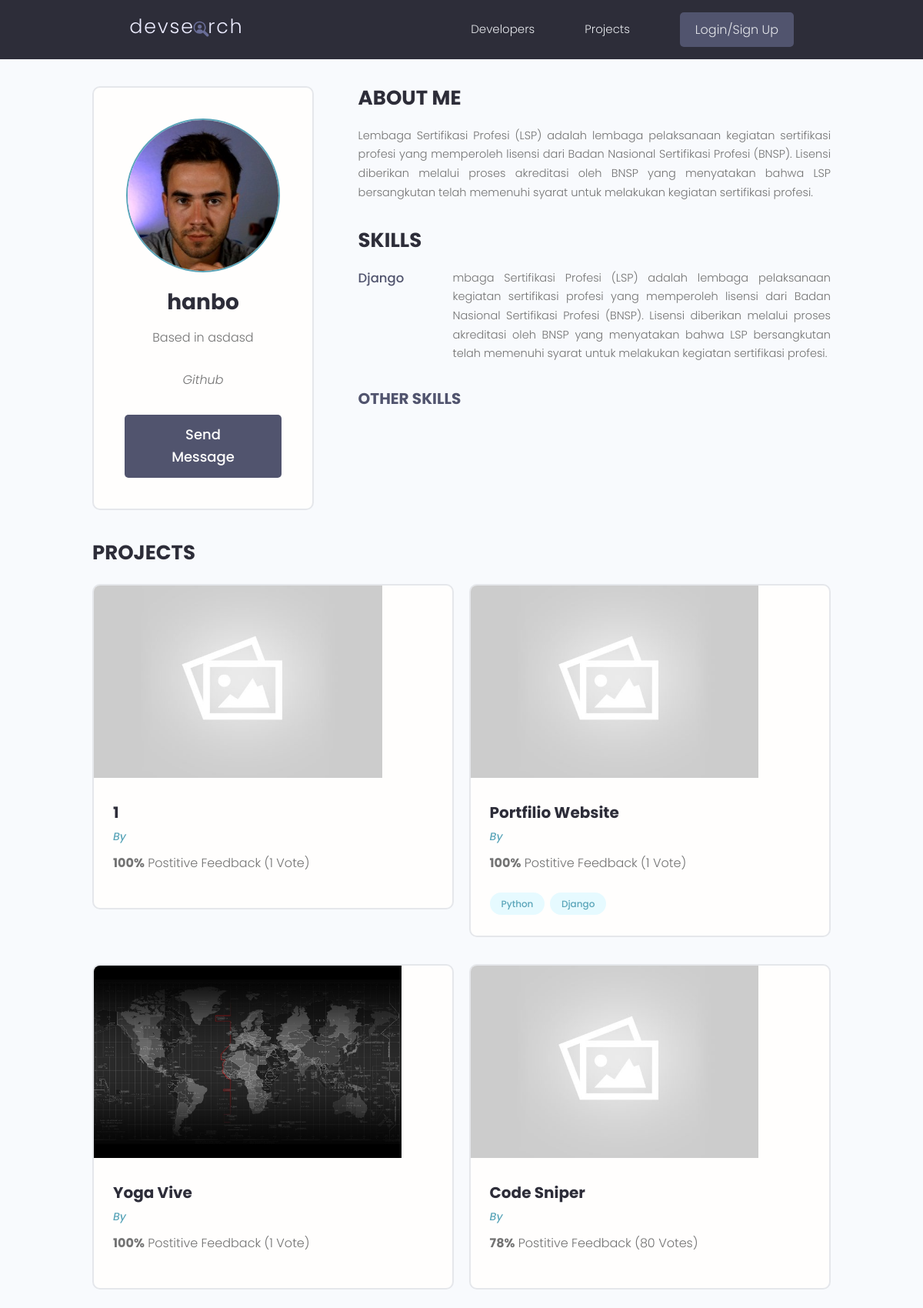
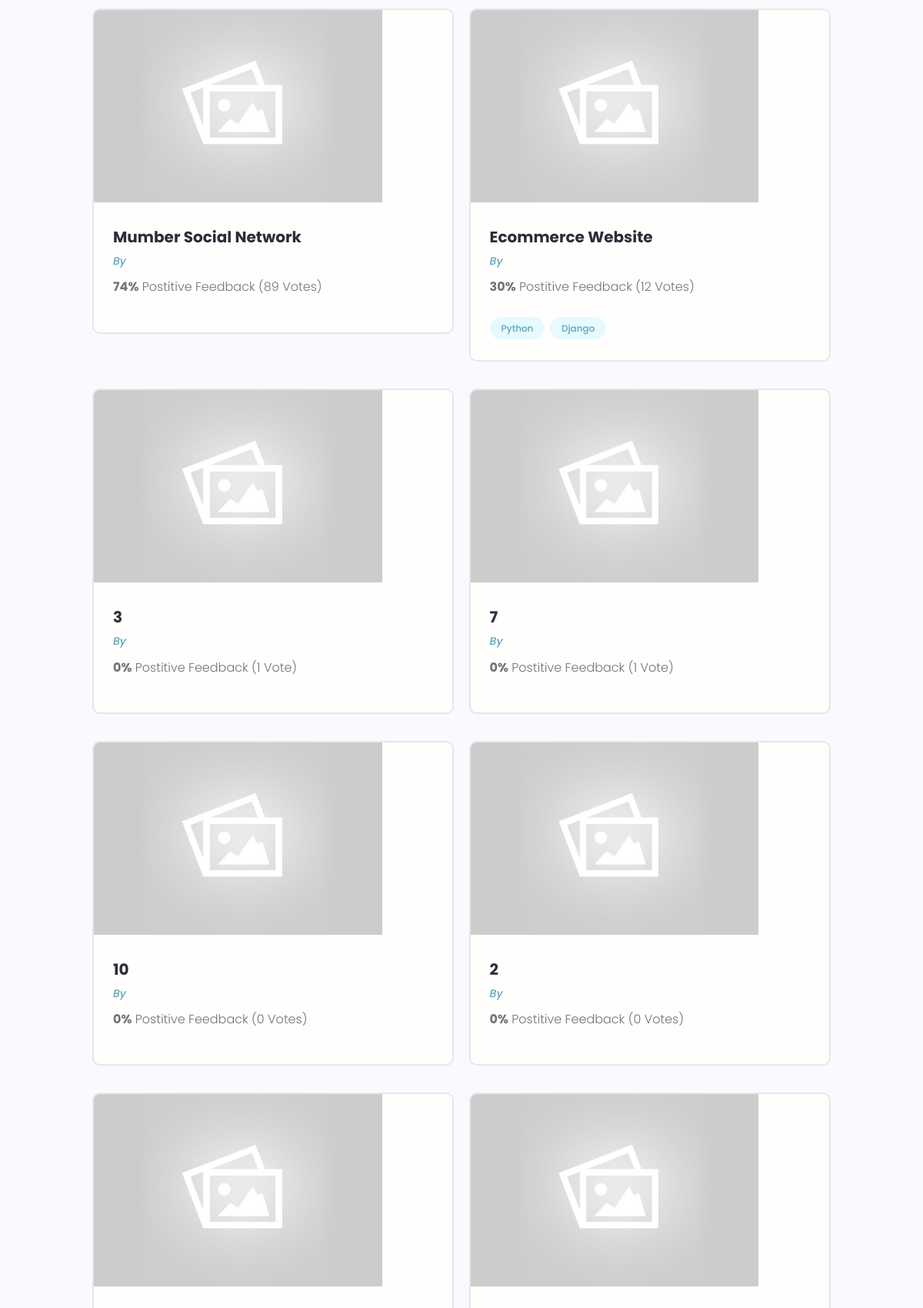
/profile/ac2af89c-a5a8-49ba-8c64-dc848fcd85de (upper part), run on the app's committed database (2 pictures, top to bottom).
### users/models.py (models this page shows, shortened)
class Profile(models.Model):
    id = models.UUIDField(primary_key=True, editable=False,
                          unique=True, default=uuid.uuid4)
    user = models.OneToOneField(User, on_delete=models.CASCADE, null=True, blank=True)
    username = models.CharField(max_length=200, null=True, blank=True)
    name = models.CharField(max_length=200, blank=True, null=True)
    email = models.CharField(max_length=500, null=True, blank=True)
    location = models.CharField(max_length=500, null=True, blank=True)
    short_intro = models.CharField(max_length=200, null=True, blank=True)
    bio = models.TextField(null=True, blank=True)
    profile_image = models.ImageField(null=True, blank=True,
                                      default='profiles/user-default.png', upload_to='profiles/')
    social_github = models.CharField(max_length=200, null=True, blank=True)
    social_twitter = models.CharField(max_length=200, null=True, blank=True)
    social_linkedin = models.CharField(max_length=200, null=True, blank=True)
    social_youtube = models.CharField(max_length=200, null=True, blank=True)
    social_website = models.CharField(max_length=200, null=True, blank=True)
    created = models.DateTimeField(auto_now_add=True)
    class Meta:
        ordering = ['created']

class Skill(models.Model):
    id = models.UUIDField(primary_key=True, editable=False,
                          unique=True, default=uuid.uuid4)
    owner = models.ForeignKey(Profile, on_delete=models.CASCADE, null=True, blank=True)
    name = models.CharField(max_length=200, null=True, blank=True)
    description = models.TextField(null=True, blank=True)
    def __str__(self):
        return str(self.name)

### projects/models.py (models this page shows, shortened)
class Project(models.Model):
    owner = models.ForeignKey(Profile, null=True, blank=True, on_delete=models.CASCADE)
    title = models.CharField(max_length=200)
    description = models.TextField(null=True, blank=True)
    tags = models.ManyToManyField('Tag', blank=True)
    vote_total = models.IntegerField(default=0, null=True)
    vote_ratio = models.IntegerField(default=0, null=True)
    featured_image = models.ImageField(null=True, blank=True, default='default.jpg')
    demo_link = models.CharField(max_length=2000, null=True, blank=True)
    source_link = models.CharField(max_length=2000, null=True, blank=True)
    created = models.DateTimeField(auto_now_add=True)
    id = models.UUIDField(default=uuid.uuid4, unique=True,
                          primary_key=True, editable=True)
    class Meta:
        ordering = ['-vote_ratio', '-vote_total', 'title']

class Tag(models.Model):
    name = models.CharField(max_length=200)
    created = models.DateTimeField(auto_now_add=True),
    id = models.UUIDField(default=uuid.uuid4, unique=True, primary_key=True, editable=True)
    def __str__(self):
        return self.name

### users/views.py (the view)
# urls.py: path('profile/<str:pk>', views.user_profile, name='user-profile'),
def user_profile(request, pk):
    user_profile = Profile.objects.get(id=pk)
    top_skills = user_profile.skill_set.exclude(description__exact="")
    other_skills = user_profile.skill_set.filter(description="")
    context = {'user_profile': user_profile, 'top_skills': top_skills, 'other_skills': other_skills}
    return render(request, 'users/user-profile.html', context)

### users/templates/users/user-profile.html (shortened to what this page needs)
{% extends 'main.html' %}
{% block content %}
<main class="profile my-md">
    <div class="container">
      <div class="layout">
        <div class="column column--1of3">
          <div class="card text-center">
            <div class="card__body dev">
              <img class="avatar avatar--xl" src="{{ user_profile.profile_image.url }}" />
              <h2 class="dev__name">{{ user_profile.name }}</h2>
              <p class="dev__location">Based in {{user_profile.location}}</p>
              <ul class="dev__social">
                {% if user_profile.social_github %}
                <li>
                  <a title="Github" href="{{user_profile.social_github}}" target="_blank"><i class="im im-github">
                    <span>Github</span>
                  </i></a>
                </li>
                {% endif %}
              </ul>
              {% if request.user.profile.id != user_profile.id %}
              <a href="{% url 'create-message' user_profile.id %}" class="btn btn--sub btn--lg">Send Message</a>
              {% endif %}
            </div>
          </div>
        </div>
        <div class="column column--2of3">
          <div class="devInfo">
            <h3 class="devInfo__title">About Me</h3>
            <p class="devInfo__about">
              {{user_profile.bio}}
            </p>
          </div>
          <div class="devInfo">
            <h3 class="devInfo__title">Skills</h3>
            <div class="devInfo__skills">
              {% for top_skill in top_skills %}
              <div class="devSkill">
                <h4 class="devSkill__title">{{top_skill}}</h4>
                <p class="devSkill__info">
                  {{top_skill.description}}
                </p>
              </div>
              {% endfor %}
              </div>
              <h3 class="devInfo__subtitle">Other Skills</h3>
            </div>
          </div>
          <div class="devInfo">
            <h3 class="devInfo__title">Projects</h3>
            <div class="grid grid--two">
              {% for project in user_profile.project_set.all %}
              <div class="column">
                <div class="card project">
                  <a href="{% url 'project' project.id %}" class="project">
                    <img class="project__thumbnail" src="{{ project.featured_image.url }}" alt="project thumbnail" />
                    <div class="card__body">
                      <h3 class="project__title">{{project.title}}</h3>
                      <p><a class="project__author" href="{{ profile.profile_image.url }}">By {{user_profile.owner.name}}</a></p>
                      <p class="project--rating">
                        <span style="font-weight: bold;">{{project.vote_ratio}}%</span> Postitive
                        Feedback ({{project.vote_total}} Vote{{project.vote_total|pluralize:"s"}})
                      </p>
                      <div class="project__tags">
                        {% for tag in project.tags.all %}
                        <span class="tag tag--pill tag--main">
                          <small>{{tag}}</small>
                        </span>
                        {% endfor %}
                      </div>
                    </div>
                  </a>
                </div>
              </div>
            {% endfor %}
            </div>
          </div>
        </div>
      </div>
  </main>
{% endblock content %}

### static/styles/app.css (style rules this page uses)
:root { --color-sub: #2d2d39; }
.btn--sub { background-color: var(--color-sub-light); }
.card { border: 2px solid var(--color-light); }
img { width: 100%; }
.profile .card > .dev { padding: 4rem; }
.dev__name { color: var(--color-sub); font-size: 2.8rem; font-weight: 700; margin-top: 1rem; margin-bottom: 0.5rem; }
.dev__location { margin-top: 1rem; }
.dev__social { margin: 3rem 0; list-style: none; display: flex; justify-content: center; gap: 1.5rem; }
.devInfo { margin-bottom: 3rem; }
.devInfo__title, .devInfo__subtitle { font-size: 2.6rem; color: var(--color-sub); text-transform: uppercase; font-weight: 700; margin-bottom: 1.5rem; }
.devInfo__subtitle { font-size: 2rem; color: var(--color-sub-light); }
.devInfo__about, .devSkill__info { font-size: 1.45rem; line-height: 1.7; text-align: justify; }
.devSkill { margin-bottom: 3rem; }
.devSkill__title { font-size: 1.65rem; font-weight: 500; color: var(--color-sub-light); }
@media screen and (min-width: 700px) { .devSkill { display: flex; justify-content: space-between; gap: 3rem; } }
@media screen and (min-width: 700px) { .devSkill__info { flex-basis: 80%; } }
.project__author { font-size: 1.4rem; font-style: italic; }
.project--rating { margin-bottom: 1.6em; margin-top: .5em; }
.project__thumbnail { height: 25rem; object-fit: cover; object-position: top center; }
.project__title { font-size: 2rem; font-weight: 700; color: var(--color-sub); }

### static/uikit/styles/modules/_variables.css (style rules this page uses)
:root { --color-main: #5aa5b9; --color-main-light: #e6faff; --color-sub: #3f4156; --color-sub-light: #51546e; --color-sub-lighter: #ededfd; --color-text: #737373; --color-gray: #8b8b8b; --color-light: #e5e7eb; --color-light-gray: #767676; --color-bg: #f8fafd; --color-white: #fffefd; --color-white-light: #f3f3f3; --color-success: #359e64; --color-success-bg: #def8e8; --color-error: #fc4b0b; --color-error-bg: #fff2ee; --font-base: 'Poppins', arial, helvetica, 'Segoe UI', roboto, ubuntu, sans-serif; --font-monospace: 'Fira Code', 'Courier New', courier, monospace; --font-regular: 300; --font-medium: 500; --font-bold: 700; --generic-shadow: 1px 1px 5px #00000010; --generic-transition: all 0.3s ease-in-out; }

### static/uikit/styles/modules/_base.css (style rules this page uses)
* { margin: 0; padding: 0; box-sizing: border-box; text-rendering: optimizeLegibility; color: inherit; font-size: inherit; }
html { font-size: 50%; }
@media only screen and (min-width: 480px) { html { font-size: 56.25%; } }
@media only screen and (min-width: 1200px) { html { font-size: 62.5%; } }
body { line-height: 1.6; font-weight: 400; font-size: 1.5rem; color: var(--color-text); background-color: var(--color-bg); min-height: 100vh; }

### static/uikit/styles/modules/_typography.css (style rules this page uses)
* { font-family: var(--font-base); }
h2 { font-size: 3.6rem; font-weight: var(--font-bold); }
h3 { font-size: 3.2rem; font-weight: var(--font-medium); }
h4 { font-size: 2.8rem; font-weight: var(--font-medium); }
p, span, strong { font-size: 1.6rem; color: var(--color-text); font-weight: var(--font-regular); }
a { padding-bottom: 2px; text-decoration: none; display: inline-block; color: var(--color-main); font-weight: var(--font-medium); }

### static/uikit/styles/modules/_utilities.css (style rules this page uses)
.container { width: 92%; max-width: 165rem; margin: 0 auto; box-sizing: border-box; }
@media screen and (min-width: 1000px) { .container { width: 90%; } }
@media screen and (min-width: 1200px) { .container { width: 80%; } }
.text-center { text-align: center; }
.my-md { margin: 3rem auto; }

### static/uikit/styles/modules/_avatar.css (style rules this page uses)
.avatar { border-radius: 50%; border: 2px solid var(--color-main); object-fit: cover; }
.avatar--xl { height: 20rem; width: 20rem; }

### static/uikit/styles/modules/_button.css (style rules this page uses)
.btn { display: inline-block; position: relative; cursor: pointer; background-color: var(--color-light); font-weight: var(--font-medium); color: var(--color-sub); text-decoration: none; padding: 1rem 2rem; border-radius: 0.5rem; border: none; width: -webkit-fit-content; width: -moz-fit-content; width: fit-content; height: -webkit-fit-content; height: -moz-fit-content; height: fit-content; font-size: 1.6rem; outline-width: 0; outline-color: transparent; -webkit-backface-visibility: hidden; backface-visibility: hidden; transition: all 0.3s ease-in-out; }
.btn--sub { background-color: var(--color-sub); color: var(--color-white); }
.btn--lg { font-size: 1.8rem; padding: 1.2rem 4.5rem; }

### static/uikit/styles/modules/_card.css (style rules this page uses)
.card { border-radius: 1rem; background-color: var(--color-white); border: 1.5px solid var(--color-light); width: auto; height: auto; margin-top: 0.5rem; margin-bottom: 0.5rem; overflow: hidden; }
.card__body, .card__header { padding: 2rem 2.5rem; }

### data on the page
Profile: profile_image (picture), name "hanbo", location "asdasd", bio "Lembaga Sertifikasi Profesi (LSP) adalah lembaga pelaksanaan kegiatan sertifikasi profesi yang memperoleh lisensi dari Badan Nasional Sertifikasi Profesi (BNSP). Lisensi diberikan melalui proses akreditasi oleh BNSP yang menyatakan bahwa LSP bersangkutan telah memenuhi syarat untuk melakukan kegiatan sertifikasi profesi."
Skill: name "Django", description "mbaga Sertifikasi Profesi (LSP) adalah lembaga pelaksanaan kegiatan sertifikasi profesi yang memperoleh lisensi dari Badan Nasional Sertifikasi Profesi (BNSP). Lisensi diberikan melalui proses akreditasi oleh BNSP yang menyatakan bahwa LSP bersangkutan telah memenuhi syarat untuk melakukan kegiatan sertifikasi profesi."
Project: featured_image (placeholder picture), title "1", vote_ratio "100", vote_total "1"
Project: featured_image (placeholder picture), title "Portfilio Website", vote_ratio "100", vote_total "1"
Tag: name "Python"
Tag: name "Django"
Project: featured_image (picture), title "Yoga Vive", vote_ratio "100", vote_total "1"
Project: featured_image (placeholder picture), title "Code Sniper", vote_ratio "78", vote_total "80"
Project: featured_image (placeholder picture), title "Mumber Social Network", vote_ratio "74", vote_total "89"
Project: featured_image (placeholder picture), title "Ecommerce Website", vote_ratio "30", vote_total "12"
Project: featured_image (placeholder picture), title "3", vote_ratio "0", vote_total "1"
Project: featured_image (placeholder picture), title "7", vote_ratio "0", vote_total "1"
Project: featured_image (placeholder picture), title "10", vote_ratio "0", vote_total "0"
Project: featured_image (placeholder picture), title "2", vote_ratio "0", vote_total "0"
Project: featured_image (placeholder picture)
Project: featured_image (placeholder picture)
